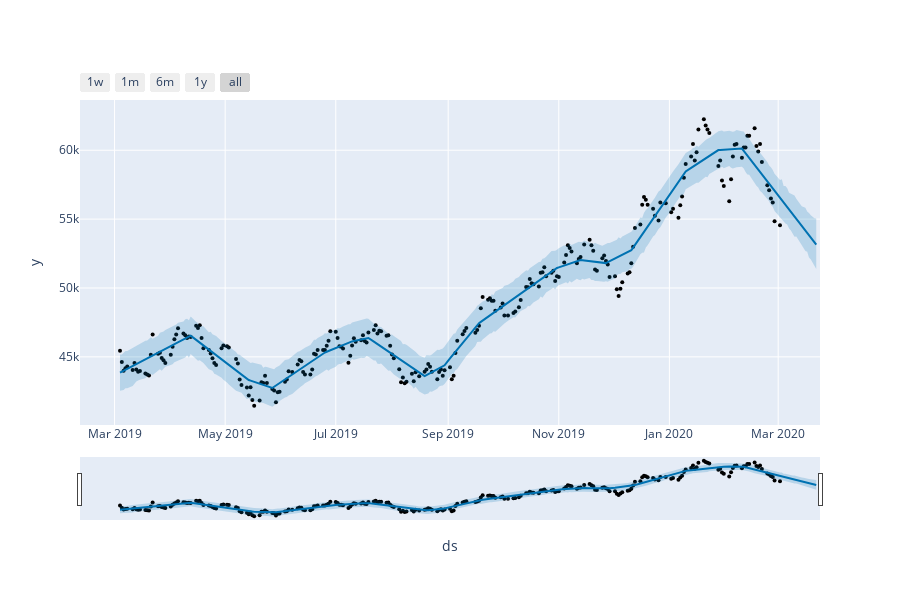

Source (notebook cell):
### Code cell
#Plot Prediction
fig = plot_plotly(m, forecast)
py.iplot(fig)

### Figure 1 — Plotly figure (JSON) as saved in the notebook; plotly's stock layout.template omitted (floating-point values rounded to 4 significant figures; data arrays with more than 128 entries replaced by an {"elided": "..."} marker saying what was removed)
{"data": [{"name": "Actual", "y": {"elided": "247 int values"}, "mode": "markers", "marker": {"color": "black", "size": 4}, "x": {"elided": "247 str values"}, "type": "scatter"}, {"mode": "lines", "hoverinfo": "skip", "y": {"elided": "268 float values"}, "x": {"elided": "268 str values"}, "line": {"width": 0}, "type": "scatter"}, {"name": "Predicted", "mode": "lines", "y": {"elided": "268 float values"}, "x": {"elided": "268 str values"}, "line": {"color": "#0072B2", "width": 2}, "fill": "tonexty", "type": "scatter", "fillcolor": "rgba(0, 114, 178, 0.2)"}, {"mode": "lines", "hoverinfo": "skip", "y": {"elided": "268 float values"}, "x": {"elided": "268 str values"}, "line": {"width": 0}, "fill": "tonexty", "type": "scatter", "fillcolor": "rgba(0, 114, 178, 0.2)"}], "layout": {"showlegend": false, "yaxis": {"title": {"text": "y"}}, "height": 600, "width": 900, "xaxis": {"rangeselector": {"buttons": [{"count": 7, "step": "day", "stepmode": "backward", "label": "1w"}, {"count": 1, "step": "month", "stepmode": "backward", "label": "1m"}, {"count": 6, "step": "month", "stepmode": "backward", "label": "6m"}, {"count": 1, "step": "year", "stepmode": "backward", "label": "1y"}, {"step": "all"}]}, "title": {"text": "ds"}, "type": "date", "rangeslider": {"visible": true}}}}
